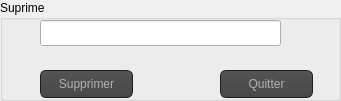
     <widget class="QGroupBox" name="groupBox_7">
      <property name="geometry">
       <rect>
        <x>460</x>
        <y>400</y>
        <width>341</width>
        <height>101</height>
       </rect>
      </property>
      <property name="title">
       <string>Suprime</string>
      </property>
      <widget class="QPushButton" name="pushButton_quitter">
       <property name="geometry">
        <rect>
         <x>220</x>
         <y>70</y>
         <width>93</width>
         <height>28</height>
        </rect>
       </property>
       <property name="styleSheet">
        <string notr="true">QToolTip
{
     border: 1px solid black;
     background-color: #ffa02f;
     padding: 1px;
     border-radius: 3px;
     opacity: 100;
}

QWidget
{
    color: #b1b1b1;
    background-color: #323232;
}

QWidget:item:hover
{
    background-color: QLinearGradient( x1: 0, y1: 0, x2: 0, y2: 1, stop: 0 #ffa02f, stop: 1 #ca0619);
    color: #000000;
}

QWidget:item:selected
{
    background-color: QLinearGradient( x1: 0, y1: 0, x2: 0, y2: 1, stop: 0 #ffa02f, stop: 1 #d7801a);
}

QMenuBar::item
{
    background: transparent;
}

QMenuBar::item:selected
{
    background: transparent;
    border: 1px solid #ffaa00;
}

QMenuBar::item:pressed
{
    background: #444;
    border: 1px solid #000;
    background-color: QLinearGradient(
        x1:0, y1:0,
        x2:0, y2:1,
        stop:1 #212121,
        stop:0.4 #343434/*,
        stop:0.2 #343434,
        stop:0.1 #ffaa00*/
    );
    margin-bottom:-1px;
    padding-bottom:1px;
}

QMenu
{
    border: 1px solid #000;
}

QMenu::item
{
    padding: 2px 20px 2px 20px;
}

QMenu::item:selected
{
    color: #000000;
}

QWidget:disabled
{
    color: #404040;
    background-color: #323232;
}

QAbstractItemView
{
    background-color: QLinearGradient( x1: 0, y1: 0, x2: 0, y2: 1, stop: 0 #4d4d4d, stop: 0.1 #646464, stop: 1 #5d5d5d);
}

QWidget:focus
{
    /*border: 2px solid QLinearGradient( x1: 0, y1: 0, x2: 0, y2: 1, stop: 0 #ffa02f, stop: 1 #d7801a);*/
}

QLineEdit
{
    background-color: QLinearGradient( x1: 0, y1: 0, x2: 0, y2: 1, stop: 0 #4d4d4d, stop: 0 #646464, stop: 1 #5d5d5d);
    padding: 1px;
    border-style: solid;
    border: 1px solid #1e1e1e;
    border-radius: 5;
}

QPushButton
{
    color: #b1b1b1;
    background-color: QLinearGradient( x1: 0, y1: 0, x2: 0, y2: 1, stop: 0 #565656, stop: 0.1 #525252, stop: 0.5 #4e4e4e, stop: 0.9 #4a4a4a, stop: 1 #464646);
    border-width: 1px;
    border-color: #1e1e1e;
    border-style: solid;
    border-radius: 6;
    padding: 3px;
    font-size: 12px;
    padding-left: 5px;
    padding-right: 5px;
}

QPushButton:pressed
{
    background-color: QLinearGradient( x1: 0, y1: 0, x2: 0, y2: 1, stop: 0 #2d2d2d, stop: 0.1 #2b2b2b, stop: 0.5 #292929, stop: 0.9 #282828, stop: 1 #252525);
}

QComboBox
{
    selection-background-color: #ffaa00;
    background-color: QLinearGradient( x1: 0, y1: 0, x2: 0, y2: 1, stop: 0 #565656, stop: 0.1 #525252, stop: 0.5 #4e4e4e, stop: 0.9 #4a4a4a, stop: 1 #464646);
    border-style: solid;
    border: 1px solid #1e1e1e;
    border-radius: 5;
}

QComboBox:hover,QPushButton:hover
{
    border: 2px solid QLinearGradient( x1: 0, y1: 0, x2: 0, y2: 1, stop: 0 #ffa02f, stop: 1 #d7801a);
}


QComboBox:on
{
    padding-top: 3px;
    padding-left: 4px;
    background-color: QLinearGradient( x1: 0, y1: 0, x2: 0, y2: 1, stop: 0 #2d2d2d, stop: 0.1 #2b2b2b, stop: 0.5 #292929, stop: 0.9 #282828, stop: 1 #252525);
    selection-background-color: #ffaa00;
}

QComboBox QAbstractItemView
{
    border: 2px solid darkgray;
    selection-background-color: QLinearGradient( x1: 0, y1: 0, x2: 0, y2: 1, stop: 0 #ffa02f, stop: 1 #d7801a);
}

QComboBox::drop-down
{
     subcontrol-origin: padding;
     subcontrol-position: top right;
     width: 15px;

     border-left-width: 0px;
     border-left-color: darkgray;
     border-left-style: solid; /* just a single line */
     border-top-right-radius: 3px; /* same radius as the QComboBox */
     border-bottom-right-radius: 3px;
 }

QComboBox::down-arrow
{
     image: url(:/down_arrow.png);
}

QGroupBox:focus
{
border: 2px solid QLinearGradient( x1: 0, y1: 0, x2: 0, y2: 1, stop: 0 #ffa02f, stop: 1 #d7801a);
}

QTextEdit:focus
{
    border: 2px solid QLinearGradient( x1: 0, y1: 0, x2: 0, y2: 1, stop: 0 #ffa02f, stop: 1 #d7801a);
}

QScrollBar:horizontal {
     border: 1px solid #222222;
     background: QLinearGradient( x1: 0, y1: 0, x2: 0, y2: 1, stop: 0.0 #121212, stop: 0.2 #282828, stop: 1 #484848);
     height: 7px;
     margin: 0px 16px 0 16px;
}

QScrollBar::handle:horizontal
{
      background: QLinearGradient( x1: 0, y1: 0, x2: 1, y2: 0, stop: 0 #ffa02f, stop: 0.5 #d7801a, stop: 1 #ffa02f);
      min-height: 20px;
      border-radius: 2px;
}

QScrollBar::add-line:horizontal {
      border: 1px solid #1b1b19;
      border-radius: 2px;
      background: QLinearGradient( x1: 0, y1: 0, x2: 1, y2: 0, stop: 0 #ffa02f, stop: 1 #d7801a);
      width: 14px;
      subcontrol-position: right;
      subcontrol-origin: margin;
}

QScrollBar::sub-line:horizontal {
      border: 1px solid #1b1b19;
      border-radius: 2px;
      background: QLinearGradient( x1: 0, y1: 0, x2: 1, y2: 0, stop: 0 #ffa02f, stop: 1 #d7801a);
      width: 14px;
     subcontrol-position: left;
     subcontrol-origin: margin;
}

QScrollBar::right-arrow:horizontal, QScrollBar::left-arrow:horizontal
{
      border: 1px solid black;
      width: 1px;
      height: 1px;
      background: white;
}

QScrollBar::add-page:horizontal, QScrollBar::sub-page:horizontal
{
      background: none;
}

QScrollBar:vertical
{
      background: QLinearGradient( x1: 0, y1: 0, x2: 1, y2: 0, stop: 0.0 #121212, stop: 0.2 #282828, stop: 1 #484848);
      width: 7px;
      margin: 16px 0 16px 0;
      border: 1px solid #222222;
}

QScrollBar::handle:vertical
{
      background: QLinearGradient( x1: 0, y1: 0, x2: 0, y2: 1, stop: 0 #ffa02f, stop: 0.5 #d7801a, stop: 1 #ffa02f);
      min-height: 20px;
      border-radius: 2px;
}

QScrollBar::add-line:vertical
{
      border: 1px solid #1b1b19;
      border-radius: 2px;
      background: QLinearGradient( x1: 0, y1: 0, x2: 0, y2: 1, stop: 0 #ffa02f, stop: 1 #d7801a);
      height: 14px;
      subcontrol-position: bottom;
      subcontrol-origin: margin;
}

QScrollBar::sub-line:vertical
{
      border: 1px solid #1b1b19;
      border-radius: 2px;
      background: QLinearGradient( x1: 0, y1: 0, x2: 0, y2: 1, stop: 0 #d7801a, stop: 1 #ffa02f);
      height: 14px;
      subcontrol-position: top;
      subcontrol-origin: margin;
}

QScrollBar::up-arrow:vertical, QScrollBar::down-arrow:vertical
{
      border: 1px solid black;
      width: 1px;
      height: 1px;
      background: white;
}


QScrollBar::add-page:vertical, QScrollBar::sub-page:vertical
{
      background: none;
}

QTextEdit
{
    background-color: #242424;
}

QPlainTextEdit
{
    background-color: #242424;
}

QHeaderView::section
{
    background-color: QLinearGradient(x1:0, y1:0, x2:0, y2:1, stop:0 #616161, stop: 0.5 #505050, stop: 0.6 #434343, stop:1 #656565);
    color: white;
    padding-left: 4px;
    border: 1px solid #6c6c6c;
}

QCheckBox:disabled
{
color: #414141;
}

QDockWidget::title
{
    text-align: center;
    spacing: 3px; /* spacing between items in the tool bar */
    background-color: QLinearGradient(x1:0, y1:0, x2:0, y2:1, stop:0 #323232, stop: 0.5 #242424, stop:1 #323232);
}

QDockWidget::close-button, QDockWidget::float-button
{
    text-align: center;
    spacing: 1px; /* spacing between items in the tool bar */
    background-color: QLinearGradient(x1:0, y1:0, x2:0, y2:1, stop:0 #323232, stop: 0.5 #242424, stop:1 #323232);
}

QDockWidget::close-button:hover, QDockWidget::float-button:hover
{
    background: #242424;
}

QDockWidget::close-button:pressed, QDockWidget::float-button:pressed
{
    padding: 1px -1px -1px 1px;
}

QMainWindow::separator
{
    background-color: QLinearGradient(x1:0, y1:0, x2:0, y2:1, stop:0 #161616, stop: 0.5 #151515, stop: 0.6 #212121, stop:1 #343434);
    color: white;
    padding-left: 4px;
    border: 1px solid #4c4c4c;
    spacing: 3px; /* spacing between items in the tool bar */
}

QMainWindow::separator:hover
{

    background-color: QLinearGradient(x1:0, y1:0, x2:0, y2:1, stop:0 #d7801a, stop:0.5 #b56c17 stop:1 #ffa02f);
    color: white;
    padding-left: 4px;
    border: 1px solid #6c6c6c;
    spacing: 3px; /* spacing between items in the tool bar */
}

QToolBar::handle
{
     spacing: 3px; /* spacing between items in the tool bar */
     background: url(:/images/handle.png);
}

QMenu::separator
{
    height: 2px;
    background-color: QLinearGradient(x1:0, y1:0, x2:0, y2:1, stop:0 #161616, stop: 0.5 #151515, stop: 0.6 #212121, stop:1 #343434);
    color: white;
    padding-left: 4px;
    margin-left: 10px;
    margin-right: 5px;
}

QProgressBar
{
    border: 2px solid grey;
    border-radius: 5px;
    text-align: center;
}

QProgressBar::chunk
{
    background-color: #d7801a;
    width: 2.15px;
    margin: 0.5px;
}

QTabBar::tab {
    color: #b1b1b1;
    border: 1px solid #444;
    border-bottom-style: none;
    background-color: #323232;
    padding-left: 10px;
    padding-right: 10px;
    padding-top: 3px;
    padding-bottom: 2px;
    margin-right: -1px;
}

QTabWidget::pane {
    border: 1px solid #444;
    top: 1px;
}

QTabBar::tab:last
{
    margin-right: 0; /* the last selected tab has nothing to overlap with on the right */
    border-top-right-radius: 3px;
}

QTabBar::tab:first:!selected
{
 margin-left: 0px; /* the last selected tab has nothing to overlap with on the right */


    border-top-left-radius: 3px;
}

QTabBar::tab:!selected
{
    color: #b1b1b1;
    border-bottom-style: solid;
    margin-top: 3px;
    background-color: QLinearGradient(x1:0, y1:0, x2:0, y2:1, stop:1 #212121, stop:.4 #343434);
}

QTabBar::tab:selected
{
    border-top-left-radius: 3px;
    border-top-right-radius: 3px;
    margin-bottom: 0px;
}

QTabBar::tab:!selected:hover
{
    /*border-top: 2px solid #ffaa00;
    padding-bottom: 3px;*/
    border-top-left-radius: 3px;
    border-top-right-radius: 3px;
    background-color: QLinearGradient(x1:0, y1:0, x2:0, y2:1, stop:1 #212121, stop:0.4 #343434, stop:0.2 #343434, stop:0.1 #ffaa00);
}

QRadioButton::indicator:checked, QRadioButton::indicator:unchecked{
    color: #b1b1b1;
    background-color: #323232;
    border: 1px solid #b1b1b1;
    border-radius: 6px;
}

QRadioButton::indicator:checked
{
    background-color: qradialgradient(
        cx: 0.5, cy: 0.5,
        fx: 0.5, fy: 0.5,
        radius: 1.0,
        stop: 0.25 #ffaa00,
        stop: 0.3 #323232
    );
}

QCheckBox::indicator{
    color: #b1b1b1;
    background-color: #323232;
    border: 1px solid #b1b1b1;
    width: 9px;
    height: 9px;
}

QRadioButton::indicator
{
    border-radius: 6px;
}

QRadioButton::indicator:hover, QCheckBox::indicator:hover
{
    border: 1px solid #ffaa00;
}

QCheckBox::indicator:checked
{
    image:url(:/images/checkbox.png);
}

QCheckBox::indicator:disabled, QRadioButton::indicator:disabled
{
    border: 1px solid #444;
}</string>
       </property>
       <property name="text">
        <string>Quitter</string>
       </property>
      </widget>
      <widget class="QPushButton" name="pb_supprimer">
       <property name="geometry">
        <rect>
         <x>40</x>
         <y>70</y>
         <width>93</width>
         <height>28</height>
        </rect>
       </property>
       <property name="styleSheet">
        <string notr="true">QToolTip
{
     border: 1px solid black;
     background-color: #ffa02f;
     padding: 1px;
     border-radius: 3px;
     opacity: 100;
}

QWidget
{
    color: #b1b1b1;
    background-color: #323232;
}

QWidget:item:hover
{
    background-color: QLinearGradient( x1: 0, y1: 0, x2: 0, y2: 1, stop: 0 #ffa02f, stop: 1 #ca0619);
    color: #000000;
}

QWidget:item:selected
{
    background-color: QLinearGradient( x1: 0, y1: 0, x2: 0, y2: 1, stop: 0 #ffa02f, stop: 1 #d7801a);
}

QMenuBar::item
{
    background: transparent;
}

QMenuBar::item:selected
{
    background: transparent;
    border: 1px solid #ffaa00;
}

QMenuBar::item:pressed
{
    background: #444;
    border: 1px solid #000;
    background-color: QLinearGradient(
        x1:0, y1:0,
        x2:0, y2:1,
        stop:1 #212121,
        stop:0.4 #343434/*,
        stop:0.2 #343434,
        stop:0.1 #ffaa00*/
    );
    margin-bottom:-1px;
    padding-bottom:1px;
}

QMenu
{
    border: 1px solid #000;
}

QMenu::item
{
    padding: 2px 20px 2px 20px;
}

QMenu::item:selected
{
    color: #000000;
}

QWidget:disabled
{
    color: #404040;
    background-color: #323232;
}

QAbstractItemView
{
    background-color: QLinearGradient( x1: 0, y1: 0, x2: 0, y2: 1, stop: 0 #4d4d4d, stop: 0.1 #646464, stop: 1 #5d5d5d);
}

QWidget:focus
{
    /*border: 2px solid QLinearGradient( x1: 0, y1: 0, x2: 0, y2: 1, stop: 0 #ffa02f, stop: 1 #d7801a);*/
}

QLineEdit
{
    background-color: QLinearGradient( x1: 0, y1: 0, x2: 0, y2: 1, stop: 0 #4d4d4d, stop: 0 #646464, stop: 1 #5d5d5d);
    padding: 1px;
    border-style: solid;
    border: 1px solid #1e1e1e;
    border-radius: 5;
}

QPushButton
{
    color: #b1b1b1;
    background-color: QLinearGradient( x1: 0, y1: 0, x2: 0, y2: 1, stop: 0 #565656, stop: 0.1 #525252, stop: 0.5 #4e4e4e, stop: 0.9 #4a4a4a, stop: 1 #464646);
    border-width: 1px;
    border-color: #1e1e1e;
    border-style: solid;
    border-radius: 6;
    padding: 3px;
    font-size: 12px;
    padding-left: 5px;
    padding-right: 5px;
}

QPushButton:pressed
{
    background-color: QLinearGradient( x1: 0, y1: 0, x2: 0, y2: 1, stop: 0 #2d2d2d, stop: 0.1 #2b2b2b, stop: 0.5 #292929, stop: 0.9 #282828, stop: 1 #252525);
}

QComboBox
{
    selection-background-color: #ffaa00;
    background-color: QLinearGradient( x1: 0, y1: 0, x2: 0, y2: 1, stop: 0 #565656, stop: 0.1 #525252, stop: 0.5 #4e4e4e, stop: 0.9 #4a4a4a, stop: 1 #464646);
    border-style: solid;
    border: 1px solid #1e1e1e;
    border-radius: 5;
}

QComboBox:hover,QPushButton:hover
{
    border: 2px solid QLinearGradient( x1: 0, y1: 0, x2: 0, y2: 1, stop: 0 #ffa02f, stop: 1 #d7801a);
}


QComboBox:on
{
    padding-top: 3px;
    padding-left: 4px;
    background-color: QLinearGradient( x1: 0, y1: 0, x2: 0, y2: 1, stop: 0 #2d2d2d, stop: 0.1 #2b2b2b, stop: 0.5 #292929, stop: 0.9 #282828, stop: 1 #252525);
    selection-background-color: #ffaa00;
}

QComboBox QAbstractItemView
{
    border: 2px solid darkgray;
    selection-background-color: QLinearGradient( x1: 0, y1: 0, x2: 0, y2: 1, stop: 0 #ffa02f, stop: 1 #d7801a);
}

QComboBox::drop-down
{
     subcontrol-origin: padding;
     subcontrol-position: top right;
     width: 15px;

     border-left-width: 0px;
     border-left-color: darkgray;
     border-left-style: solid; /* just a single line */
     border-top-right-radius: 3px; /* same radius as the QComboBox */
     border-bottom-right-radius: 3px;
 }

QComboBox::down-arrow
{
     image: url(:/down_arrow.png);
}

QGroupBox:focus
{
border: 2px solid QLinearGradient( x1: 0, y1: 0, x2: 0, y2: 1, stop: 0 #ffa02f, stop: 1 #d7801a);
}

QTextEdit:focus
{
    border: 2px solid QLinearGradient( x1: 0, y1: 0, x2: 0, y2: 1, stop: 0 #ffa02f, stop: 1 #d7801a);
}

QScrollBar:horizontal {
     border: 1px solid #222222;
     background: QLinearGradient( x1: 0, y1: 0, x2: 0, y2: 1, stop: 0.0 #121212, stop: 0.2 #282828, stop: 1 #484848);
     height: 7px;
     margin: 0px 16px 0 16px;
}

QScrollBar::handle:horizontal
{
      background: QLinearGradient( x1: 0, y1: 0, x2: 1, y2: 0, stop: 0 #ffa02f, stop: 0.5 #d7801a, stop: 1 #ffa02f);
      min-height: 20px;
      border-radius: 2px;
}

QScrollBar::add-line:horizontal {
      border: 1px solid #1b1b19;
      border-radius: 2px;
      background: QLinearGradient( x1: 0, y1: 0, x2: 1, y2: 0, stop: 0 #ffa02f, stop: 1 #d7801a);
      width: 14px;
      subcontrol-position: right;
      subcontrol-origin: margin;
}

QScrollBar::sub-line:horizontal {
      border: 1px solid #1b1b19;
      border-radius: 2px;
      background: QLinearGradient( x1: 0, y1: 0, x2: 1, y2: 0, stop: 0 #ffa02f, stop: 1 #d7801a);
      width: 14px;
     subcontrol-position: left;
     subcontrol-origin: margin;
}

QScrollBar::right-arrow:horizontal, QScrollBar::left-arrow:horizontal
{
      border: 1px solid black;
      width: 1px;
      height: 1px;
      background: white;
}

QScrollBar::add-page:horizontal, QScrollBar::sub-page:horizontal
{
      background: none;
}

QScrollBar:vertical
{
      background: QLinearGradient( x1: 0, y1: 0, x2: 1, y2: 0, stop: 0.0 #121212, stop: 0.2 #282828, stop: 1 #484848);
      width: 7px;
      margin: 16px 0 16px 0;
      border: 1px solid #222222;
}

QScrollBar::handle:vertical
{
      background: QLinearGradient( x1: 0, y1: 0, x2: 0, y2: 1, stop: 0 #ffa02f, stop: 0.5 #d7801a, stop: 1 #ffa02f);
      min-height: 20px;
      border-radius: 2px;
}

QScrollBar::add-line:vertical
{
      border: 1px solid #1b1b19;
      border-radius: 2px;
      background: QLinearGradient( x1: 0, y1: 0, x2: 0, y2: 1, stop: 0 #ffa02f, stop: 1 #d7801a);
      height: 14px;
      subcontrol-position: bottom;
      subcontrol-origin: margin;
}

QScrollBar::sub-line:vertical
{
      border: 1px solid #1b1b19;
      border-radius: 2px;
      background: QLinearGradient( x1: 0, y1: 0, x2: 0, y2: 1, stop: 0 #d7801a, stop: 1 #ffa02f);
      height: 14px;
      subcontrol-position: top;
      subcontrol-origin: margin;
}

QScrollBar::up-arrow:vertical, QScrollBar::down-arrow:vertical
{
      border: 1px solid black;
      width: 1px;
      height: 1px;
      background: white;
}


QScrollBar::add-page:vertical, QScrollBar::sub-page:vertical
{
      background: none;
}

QTextEdit
{
    background-color: #242424;
}

QPlainTextEdit
{
    background-color: #242424;
}

QHeaderView::section
{
    background-color: QLinearGradient(x1:0, y1:0, x2:0, y2:1, stop:0 #616161, stop: 0.5 #505050, stop: 0.6 #434343, stop:1 #656565);
    color: white;
    padding-left: 4px;
    border: 1px solid #6c6c6c;
}

QCheckBox:disabled
{
color: #414141;
}

QDockWidget::title
{
    text-align: center;
    spacing: 3px; /* spacing between items in the tool bar */
    background-color: QLinearGradient(x1:0, y1:0, x2:0, y2:1, stop:0 #323232, stop: 0.5 #242424, stop:1 #323232);
}

QDockWidget::close-button, QDockWidget::float-button
{
    text-align: center;
    spacing: 1px; /* spacing between items in the tool bar */
    background-color: QLinearGradient(x1:0, y1:0, x2:0, y2:1, stop:0 #323232, stop: 0.5 #242424, stop:1 #323232);
}

QDockWidget::close-button:hover, QDockWidget::float-button:hover
{
    background: #242424;
}

QDockWidget::close-button:pressed, QDockWidget::float-button:pressed
{
    padding: 1px -1px -1px 1px;
}

QMainWindow::separator
{
    background-color: QLinearGradient(x1:0, y1:0, x2:0, y2:1, stop:0 #161616, stop: 0.5 #151515, stop: 0.6 #212121, stop:1 #343434);
    color: white;
    padding-left: 4px;
    border: 1px solid #4c4c4c;
    spacing: 3px; /* spacing between items in the tool bar */
}

QMainWindow::separator:hover
{

    background-color: QLinearGradient(x1:0, y1:0, x2:0, y2:1, stop:0 #d7801a, stop:0.5 #b56c17 stop:1 #ffa02f);
    color: white;
    padding-left: 4px;
    border: 1px solid #6c6c6c;
    spacing: 3px; /* spacing between items in the tool bar */
}

QToolBar::handle
{
     spacing: 3px; /* spacing between items in the tool bar */
     background: url(:/images/handle.png);
}

QMenu::separator
{
    height: 2px;
    background-color: QLinearGradient(x1:0, y1:0, x2:0, y2:1, stop:0 #161616, stop: 0.5 #151515, stop: 0.6 #212121, stop:1 #343434);
    color: white;
    padding-left: 4px;
    margin-left: 10px;
    margin-right: 5px;
}

QProgressBar
{
    border: 2px solid grey;
    border-radius: 5px;
    text-align: center;
}

QProgressBar::chunk
{
    background-color: #d7801a;
    width: 2.15px;
    margin: 0.5px;
}

QTabBar::tab {
    color: #b1b1b1;
    border: 1px solid #444;
    border-bottom-style: none;
    background-color: #323232;
    padding-left: 10px;
    padding-right: 10px;
    padding-top: 3px;
    padding-bottom: 2px;
    margin-right: -1px;
}

QTabWidget::pane {
    border: 1px solid #444;
    top: 1px;
}

QTabBar::tab:last
{
    margin-right: 0; /* the last selected tab has nothing to overlap with on the right */
    border-top-right-radius: 3px;
}

QTabBar::tab:first:!selected
{
 margin-left: 0px; /* the last selected tab has nothing to overlap with on the right */


    border-top-left-radius: 3px;
}

QTabBar::tab:!selected
{
    color: #b1b1b1;
    border-bottom-style: solid;
    margin-top: 3px;
    background-color: QLinearGradient(x1:0, y1:0, x2:0, y2:1, stop:1 #212121, stop:.4 #343434);
}

QTabBar::tab:selected
{
    border-top-left-radius: 3px;
    border-top-right-radius: 3px;
    margin-bottom: 0px;
}

QTabBar::tab:!selected:hover
{
    /*border-top: 2px solid #ffaa00;
    padding-bottom: 3px;*/
    border-top-left-radius: 3px;
    border-top-right-radius: 3px;
    background-color: QLinearGradient(x1:0, y1:0, x2:0, y2:1, stop:1 #212121, stop:0.4 #343434, stop:0.2 #343434, stop:0.1 #ffaa00);
}

QRadioButton::indicator:checked, QRadioButton::indicator:unchecked{
    color: #b1b1b1;
    background-color: #323232;
    border: 1px solid #b1b1b1;
    border-radius: 6px;
}

QRadioButton::indicator:checked
{
    background-color: qradialgradient(
        cx: 0.5, cy: 0.5,
        fx: 0.5, fy: 0.5,
        radius: 1.0,
        stop: 0.25 #ffaa00,
        stop: 0.3 #323232
    );
}

QCheckBox::indicator{
    color: #b1b1b1;
    background-color: #323232;
    border: 1px solid #b1b1b1;
    width: 9px;
    height: 9px;
}

QRadioButton::indicator
{
    border-radius: 6px;
}

QRadioButton::indicator:hover, QCheckBox::indicator:hover
{
    border: 1px solid #ffaa00;
}

QCheckBox::indicator:checked
{
    image:url(:/images/checkbox.png);
}

QCheckBox::indicator:disabled, QRadioButton::indicator:disabled
{
    border: 1px solid #444;
}</string>
       </property>
       <property name="text">
        <string>Supprimer</string>
       </property>
      </widget>
      <widget class="QLineEdit" name="lineEdit_4">
       <property name="geometry">
        <rect>
         <x>40</x>
         <y>20</y>
         <width>241</width>
         <height>26</height>
        </rect>
       </property>
      </widget>
     </widget>
